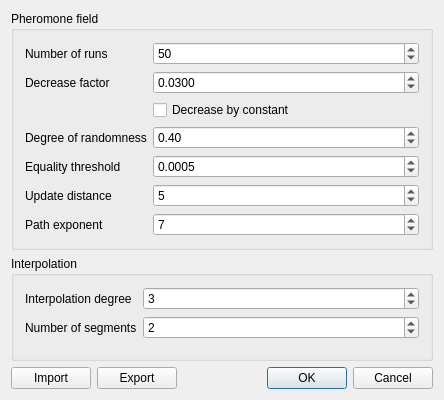
<?xml version="1.0" encoding="UTF-8"?>
<ui version="4.0">
 <class>dialog</class>
 <widget class="QDialog" name="dialog">
  <property name="geometry">
   <rect>
    <x>0</x>
    <y>0</y>
    <width>444</width>
    <height>400</height>
   </rect>
  </property>
  <property name="maximumSize">
   <size>
    <width>600</width>
    <height>400</height>
   </size>
  </property>
  <property name="windowTitle">
   <string>Parameter settings</string>
  </property>
  <property name="windowIcon">
   <iconset>
    <normaloff>../ant.ico</normaloff>../ant.ico</iconset>
  </property>
  <layout class="QGridLayout" name="gridLayout_2">
   <item row="2" column="0">
    <layout class="QHBoxLayout" name="horizontalLayout">
     <item>
      <widget class="QPushButton" name="btnImport">
       <property name="text">
        <string>Import</string>
       </property>
      </widget>
     </item>
     <item>
      <widget class="QPushButton" name="btnExport">
       <property name="text">
        <string>Export</string>
       </property>
      </widget>
     </item>
     <item>
      <spacer name="horizontalSpacer">
       <property name="orientation">
        <enum>Qt::Horizontal</enum>
       </property>
       <property name="sizeHint" stdset="0">
        <size>
         <width>40</width>
         <height>20</height>
        </size>
       </property>
      </spacer>
     </item>
     <item>
      <widget class="QDialogButtonBox" name="btnbox">
       <property name="standardButtons">
        <set>QDialogButtonBox::Cancel|QDialogButtonBox::Ok</set>
       </property>
      </widget>
     </item>
    </layout>
   </item>
   <item row="1" column="0">
    <widget class="QGroupBox" name="grpInterpolation">
     <property name="title">
      <string>Interpolation</string>
     </property>
     <layout class="QFormLayout" name="formLayout_2">
      <item row="0" column="0">
       <widget class="QLabel" name="lblInterpolationDegree">
        <property name="toolTip">
         <string>&lt;html&gt;&lt;head/&gt;&lt;body&gt;&lt;p&gt;An integer parameter that determines the degree of freedom of the interpolation method used; a higher value indicates a higher degree of freedom.&lt;/p&gt;&lt;p&gt;A value of 1 means that no interpolation will be performed.&lt;/p&gt;&lt;/body&gt;&lt;/html&gt;</string>
        </property>
        <property name="text">
         <string>Interpolation degree</string>
        </property>
       </widget>
      </item>
      <item row="0" column="1">
       <widget class="QSpinBox" name="spnInterpolationDegree">
        <property name="minimum">
         <number>1</number>
        </property>
        <property name="maximum">
         <number>5</number>
        </property>
        <property name="value">
         <number>3</number>
        </property>
       </widget>
      </item>
      <item row="1" column="0">
       <widget class="QLabel" name="lblSegments">
        <property name="toolTip">
         <string>&lt;html&gt;&lt;head/&gt;&lt;body&gt;&lt;p&gt;An integer parameter that determines the amount of segments each edge of the graph will be cut into, and thus the amount of points our interpolation method will have to interpolate through.&lt;/p&gt;&lt;/body&gt;&lt;/html&gt;</string>
        </property>
        <property name="text">
         <string>Number of segments</string>
        </property>
       </widget>
      </item>
      <item row="1" column="1">
       <widget class="QSpinBox" name="spnSegments">
        <property name="minimum">
         <number>1</number>
        </property>
        <property name="value">
         <number>2</number>
        </property>
       </widget>
      </item>
     </layout>
    </widget>
   </item>
   <item row="0" column="0">
    <widget class="QGroupBox" name="grpPheromoneField">
     <property name="title">
      <string>Pheromone field</string>
     </property>
     <layout class="QFormLayout" name="formLayout">
      <item row="0" column="0">
       <widget class="QLabel" name="lblRuns">
        <property name="toolTip">
         <string>&lt;html&gt;&lt;head/&gt;&lt;body&gt;&lt;p&gt;An integer parameter that determines the amount of runs the algorithm performs to build a pheromone field for our input graph.&lt;/p&gt;&lt;p&gt;A higher value will lead to more accurate bundling results, but also leads to higher running times.&lt;/p&gt;&lt;/body&gt;&lt;/html&gt;</string>
        </property>
        <property name="text">
         <string>Number of runs</string>
        </property>
       </widget>
      </item>
      <item row="0" column="1">
       <widget class="QSpinBox" name="spnRuns">
        <property name="minimum">
         <number>1</number>
        </property>
        <property name="maximum">
         <number>99999</number>
        </property>
        <property name="value">
         <number>50</number>
        </property>
       </widget>
      </item>
      <item row="1" column="1">
       <widget class="QDoubleSpinBox" name="spnDecreaseFactor">
        <property name="toolTip">
         <string/>
        </property>
        <property name="decimals">
         <number>4</number>
        </property>
        <property name="maximum">
         <double>1.000000000000000</double>
        </property>
        <property name="singleStep">
         <double>0.010000000000000</double>
        </property>
        <property name="value">
         <double>0.030000000000000</double>
        </property>
       </widget>
      </item>
      <item row="1" column="0">
       <widget class="QLabel" name="lblDecreaseFactor">
        <property name="toolTip">
         <string>&lt;html&gt;&lt;head/&gt;&lt;body&gt;&lt;p&gt;A value in range (0,1) that, depending on the value of 'decrease by constant', either decreases each pheromone field value with a value of 'decrease factor' or decreases all field values by multiplying them by 'decrease factor'.&lt;/p&gt;&lt;/body&gt;&lt;/html&gt;</string>
        </property>
        <property name="text">
         <string>Decrease factor</string>
        </property>
       </widget>
      </item>
      <item row="2" column="1">
       <widget class="QCheckBox" name="chkDecreaseByConstant">
        <property name="toolTip">
         <string>&lt;html&gt;&lt;head/&gt;&lt;body&gt;&lt;p&gt;&lt;span style=&quot; font-family:'Helvetica Neue','Helvetica','Arial','sans-serif'; font-size:14px; color:#ffffff; background-color:#7c94a1;&quot;&gt;A boolean parameter that determines whether pheromone field values will be evaporated using a constant decrease value, or by multiplying each value with a value in the range (0,1).&lt;/span&gt;&lt;/p&gt;&lt;/body&gt;&lt;/html&gt;</string>
        </property>
        <property name="layoutDirection">
         <enum>Qt::LeftToRight</enum>
        </property>
        <property name="text">
         <string>Decrease by constant</string>
        </property>
       </widget>
      </item>
      <item row="3" column="0">
       <widget class="QLabel" name="lblDegreeOfRandomness">
        <property name="toolTip">
         <string>&lt;html&gt;&lt;head/&gt;&lt;body&gt;&lt;p&gt;A value in range (0,1) that determines the degree of randomness in the process of building the pheromone field; it indicates the chance that an ant will walk in a random direction instead of basing its next move on the pheromone values in the field.&lt;/p&gt;&lt;/body&gt;&lt;/html&gt;</string>
        </property>
        <property name="text">
         <string>Degree of randomness</string>
        </property>
       </widget>
      </item>
      <item row="4" column="0">
       <widget class="QLabel" name="lblThreshold">
        <property name="toolTip">
         <string>&lt;html&gt;&lt;head/&gt;&lt;body&gt;&lt;p&gt;A decimal number that determines when two pixel values will be considered equal.&lt;/p&gt;&lt;p&gt;Two pixel values are considered equal if the difference between their values is lower than the threshold.&lt;/p&gt;&lt;/body&gt;&lt;/html&gt;</string>
        </property>
        <property name="text">
         <string>Equality threshold</string>
        </property>
       </widget>
      </item>
      <item row="4" column="1">
       <widget class="QDoubleSpinBox" name="spnThreshold">
        <property name="decimals">
         <number>4</number>
        </property>
        <property name="maximum">
         <double>99.000000000000000</double>
        </property>
        <property name="singleStep">
         <double>0.001000000000000</double>
        </property>
        <property name="value">
         <double>0.000500000000000</double>
        </property>
       </widget>
      </item>
      <item row="3" column="1">
       <widget class="QDoubleSpinBox" name="spnRandomness">
        <property name="maximum">
         <double>1.000000000000000</double>
        </property>
        <property name="singleStep">
         <double>0.100000000000000</double>
        </property>
        <property name="value">
         <double>0.400000000000000</double>
        </property>
       </widget>
      </item>
      <item row="5" column="0">
       <widget class="QLabel" name="lblUpdateDistance">
        <property name="toolTip">
         <string>&lt;html&gt;&lt;head/&gt;&lt;body&gt;&lt;p&gt;An integer value that determines what pixel values will be updated when an ant has walked a certain path.&lt;/p&gt;&lt;p&gt;Pixel values with a maximum Eucledian distance of 'update distance' to the walked path will be updated.&lt;/p&gt;&lt;/body&gt;&lt;/html&gt;</string>
        </property>
        <property name="text">
         <string>Update distance</string>
        </property>
       </widget>
      </item>
      <item row="5" column="1">
       <widget class="QSpinBox" name="spnUpdateDistance">
        <property name="maximum">
         <number>500</number>
        </property>
        <property name="value">
         <number>5</number>
        </property>
       </widget>
      </item>
      <item row="6" column="0">
       <widget class="QLabel" name="lblPathExponent">
        <property name="toolTip">
         <string>&lt;html&gt;&lt;head/&gt;&lt;body&gt;&lt;p&gt;This integer value determines the exponent of our increase factor, which is used to calculate the pheromone value increase of each field pixel after a run of building our pheromone field.&lt;/p&gt;&lt;p&gt;The higher the 'path exponent', the lower the increase of pheromone values.&lt;/p&gt;&lt;/body&gt;&lt;/html&gt;</string>
        </property>
        <property name="text">
         <string>Path exponent</string>
        </property>
       </widget>
      </item>
      <item row="6" column="1">
       <widget class="QSpinBox" name="spnPathExponent">
        <property name="minimum">
         <number>1</number>
        </property>
        <property name="value">
         <number>7</number>
        </property>
       </widget>
      </item>
     </layout>
    </widget>
   </item>
  </layout>
  <action name="menuFileOpen">
   <property name="text">
    <string>&amp;Open</string>
   </property>
  </action>
 </widget>
 <layoutdefault spacing="6" margin="11"/>
 <resources/>
 <connections/>
</ui>
